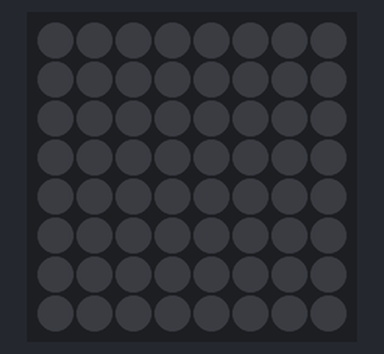
Recording of a sketch running on a simulated Arduino Uno, built with avr-gcc and run on an emulated ATmega328P. Shown: 8×8 RGB LED matrix (first LED top left, wired row by row). Dim RGB values are drawn brighter than linear.

Above: at 0.1 s.
At 2.51 s:
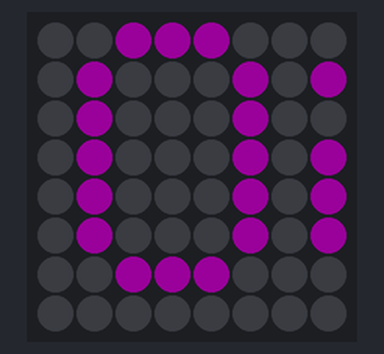
At 5.02 s:
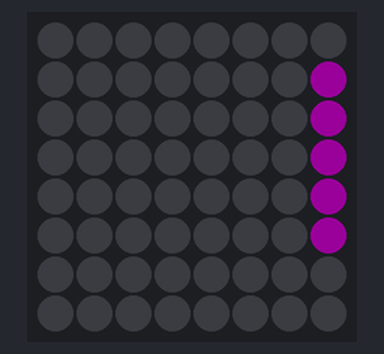
At 7.8 s:
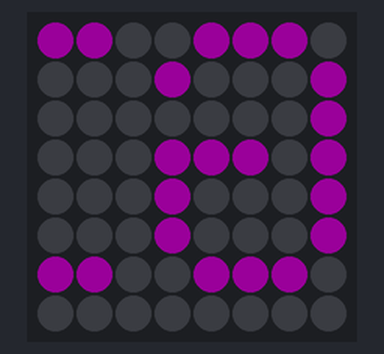
At 10.65 s:
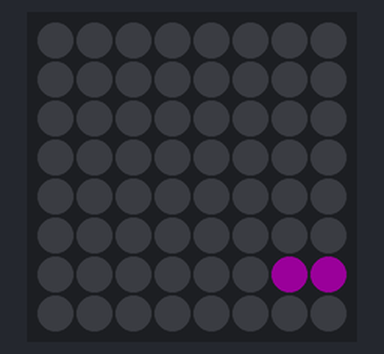
At 17.51 s:
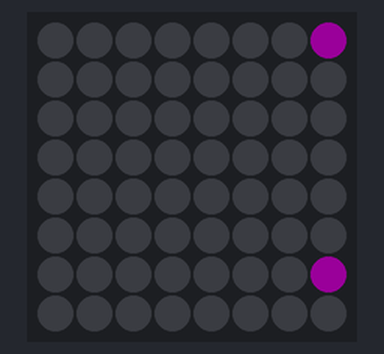

Measured:
- by itself, everything shown: repeats every 18.5 s, in 111 steps

The sketch:

goodgirl.ino
```cpp
#include <Adafruit_NeoPixel.h>
#include <string.h>

// ==== PANEL/BOARD ====
#define LED_PIN        2      // ESP8266 D4 / GPIO2
#define W              8
#define H              8
#define NUMPIX         (W*H)
#define BRIGHTNESS     26
#define SERPENTINE     true   // false bei linearer Verdrahtung

// ==== ORIENTIERUNG ====
#define FLIP_X     true
#define FLIP_Y     false
#define ROTATE_90  false

Adafruit_NeoPixel strip(NUMPIX, LED_PIN, NEO_GRB + NEO_KHZ800);

// ---- Mapping mit Flip/Rotate ----
static inline void transformXY(uint8_t &x, uint8_t &y) {
  if (ROTATE_90) { uint8_t t = x; x = y; y = W - 1 - t; }
  if (FLIP_X)    { x = W - 1 - x; }
  if (FLIP_Y)    { y = H - 1 - y; }
}
uint16_t XY(uint8_t x, uint8_t y) {
  transformXY(x, y);
  if (!SERPENTINE) return y * W + x;
  return (y % 2 == 0) ? (y * W + x) : (y * W + (W - 1 - x));
}

// ==== 5x7 FONT: SPACE, A,B,D,G,I,L,M,O,R ====
static const char GL[][7][6] = {
  { "00000","00000","00000","00000","00000","00000","00000" }, // 0: SPACE
  { "01110","10001","10001","11111","10001","10001","10001" }, // 1: A
  { "11110","10001","10001","11110","10001","10001","11110" }, // 2: B
  { "11110","10001","10001","10001","10001","10001","11110" }, // 3: D
  { "01110","10001","10000","10111","10001","10001","01110" }, // 4: G
  { "11111","00100","00100","00100","00100","00100","11111" }, // 5: I
  { "10000","10000","10000","10000","10000","10000","11111" }, // 6: L
  { "10001","11011","10101","10101","10001","10001","10001" }, // 7: M
  { "01110","10001","10001","10001","10001","10001","01110" }, // 8: O
  { "11110","10001","10001","11110","10100","10010","10001" }  // 9: R
};

int glyphIndex(char c) {
  switch (c) {
    case 'A': return 1; case 'B': return 2; case 'D': return 3; case 'G': return 4;
    case 'I': return 5; case 'L': return 6; case 'M': return 7; case 'O': return 8;
    case 'R': return 9; case ' ': default: return 0;
  }
}
uint8_t glyphColBits(int g, int x) {
  if (g < 0 || x < 0 || x > 4) return 0;
  uint8_t col = 0;
  for (int y = 0; y < 7; ++y) if (GL[g][y][x] == '1') col |= (1 << y);
  return col;
}

// Nachricht als Spaltenstrom (5 Spalten + 1 Abstand je Zeichen)
int msgColsLen(const char* t) { return (int)strlen(t) * 6; }
uint8_t msgColAt(const char* t, int idx) {
  if (idx < 0) return 0;
  int total = msgColsLen(t);
  if (idx >= total) return 0;
  int ch  = idx / 6;
  int col = idx % 6;
  if (col == 5) return 0;
  return glyphColBits(glyphIndex(t[ch]), col);
}

// ==== PINK ====
uint32_t PINK(uint8_t v=255) { return strip.gamma32(strip.Color(255, 40, v)); }
uint32_t OFF() { return strip.Color(0,0,0); }

// ==== Render-Helfer ====
void blitCols(const char* text, int offsetCols, uint32_t onColor, uint32_t offColor) {
  for (int x = 0; x < W; ++x) {
    uint8_t colBits = msgColAt(text, offsetCols + x);
    for (int y = 0; y < 7; ++y) {
      bool on = (colBits >> y) & 0x01;
      strip.setPixelColor(XY(x, y), on ? onColor : offColor);
    }
    strip.setPixelColor(XY(x, 7), OFF()); // Bodenlinie aus
  }
}

int scrollIn(const char* word, uint16_t frameDelayMs=30) {
  const int total = msgColsLen(word);
  const int endOffset = (total > W) ? (total - W) : 0;  // letzter Vollbild-Index
  for (int off = -W; off <= endOffset; ++off) {         // <= wichtig!
    strip.clear();
    blitCols(word, off, PINK(255), OFF());
    strip.show();
    delay(frameDelayMs);
  }
  return endOffset;
}

void flashOnLastFrame(const char* word, int lastOffset, int flashes=3, int onMs=140, int offMs=120) {
  // statisches Vollbild rendern
  strip.clear();
  blitCols(word, lastOffset, PINK(255), OFF());
  strip.show();

  for (int i=0; i<flashes; ++i) {
    // AN
    strip.show(); delay(onMs);
    // AUS
    strip.clear(); strip.show(); delay(offMs);
    // Wieder AN fürs nächste Blinken
    blitCols(word, lastOffset, PINK(255), OFF()); strip.show();
  }
  // Separator
  strip.clear(); strip.show(); delay(120);
}

void showWordSequence(const char* word, uint16_t scrollSpeed=30, int flashes=3, int onMs=140, int offMs=120) {
  int last = scrollIn(word, scrollSpeed);
  flashOnLastFrame(word, last, flashes, onMs, offMs);
}

// ==== SETUP/LOOP ====
void setup() {
  strip.begin();
  strip.setBrightness(BRIGHTNESS);
  strip.clear();
  strip.show();
}

void loop() {
  showWordSequence(" GOOD ", 130, 3, 140, 80);
  showWordSequence(" GIRL ", 130, 3, 140, 80);
  showWordSequence(" BAMBI ", 130, 3, 160, 140);
}
```
